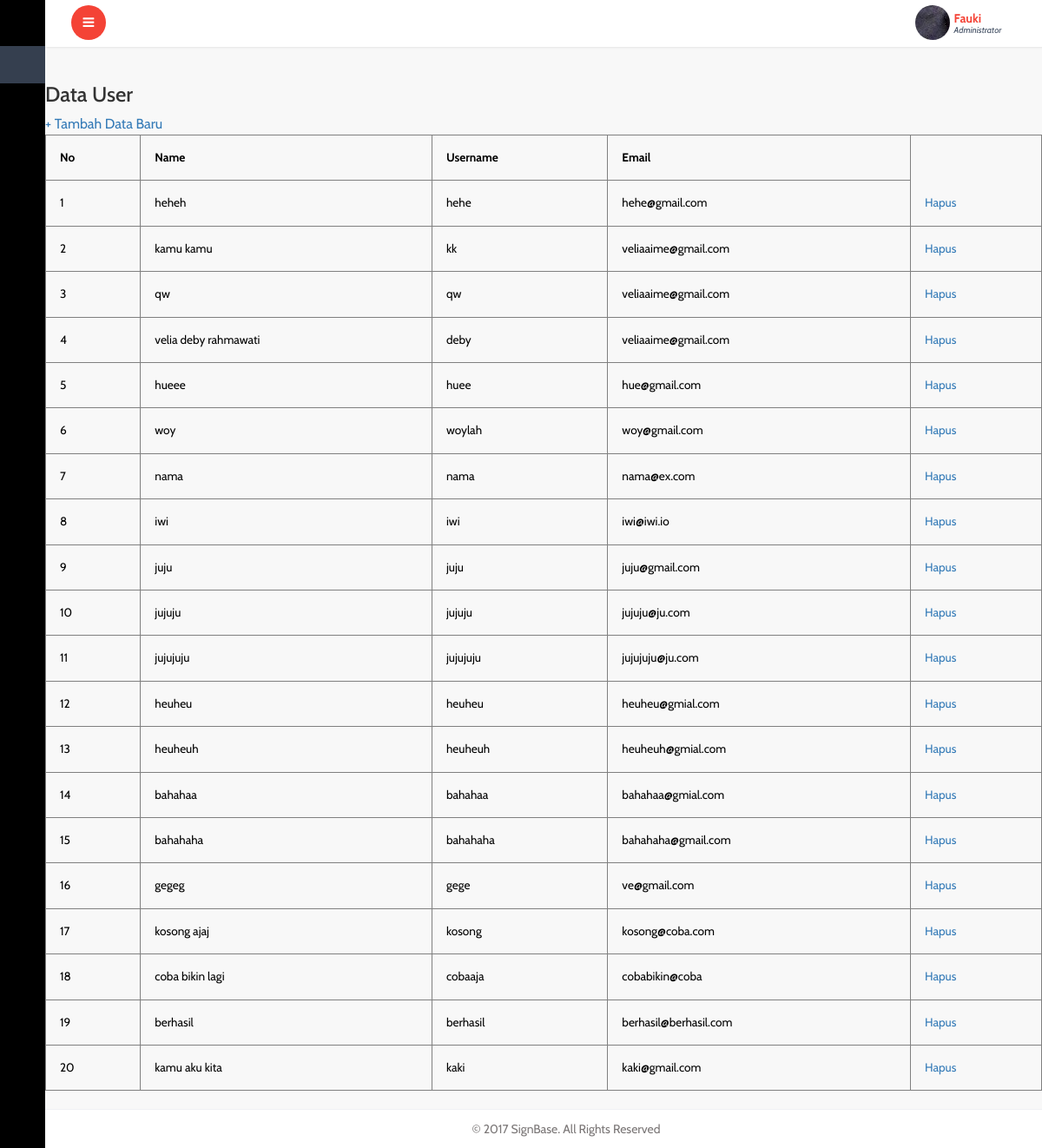
Page /admin/data-user.php on the committed database.
### tables this page shows
CREATE TABLE `user_table` (
  `id_user` int(9) NOT NULL,
  `username` varchar(30) NOT NULL,
  `password` varchar(30) NOT NULL,
  `email` varchar(30) NOT NULL,
  `name` varchar(50) NOT NULL
);

### admin/data-user.php (the view, shortened to what this page needs)
<!DOCTYPE HTML>
<html>
<head>
<link href="css/bootstrap.min.css" rel='stylesheet' type='text/css' />
<link href="css/style.css" rel='stylesheet' type='text/css' />
<link href="css/font-awesome.css" rel="stylesheet">
<link rel="stylesheet" href="css/icon-font.min.css" type='text/css' />
<link href="css/animate.css" rel="stylesheet" type="text/css" media="all">
</head>
 <body class="sticky-header left-side-collapsed"  onload="initMap()">
    <section>
		<div class="left-side sticky-left-side">
			<div class="logo-icon text-center">
				<a href="index.php"><i class="lnr lnr-home"></i> </a>
			</div>
			<div class="left-side-inner">
					<ul class="nav nav-pills nav-stacked custom-nav">
						<li class="active"><a href="index.php"><i class="lnr lnr-power-switch"></i><span>Dashboard</span></a></li>
						<li class="menu-list"><a href="#"><i class="lnr lnr-book"></i> <span>Datas</span></a>
						</li>
					</ul>
			</div>
		</div>
		<div class="main-content">
			<div class="header-section">
			<a class="toggle-btn  menu-collapsed"><i class="fa fa-bars"></i></a>
			<div class="menu-right">
				<div class="user-panel-top">
					<div class="profile_details">
						<ul>
							<li class="dropdown profile_details_drop">
								<a href="#" class="dropdown-toggle" data-toggle="dropdown" aria-expanded="false">
									<div class="profile_img">
										<span style="background:url(images/1.jpg) no-repeat center"> </span>
										 <div class="user-name">
											<p>Fauki<span>Administrator</span></p>
										 </div>
										 <div class="clearfix"></div>
									</div>
								</a>
							</li>
							<div class="clearfix"> </div>
						</ul>
					</div>
					<div class="clearfix"></div>
				</div>
			  </div>
			</div>
	<br/>
	<br/>
	<h3>Data User</h3>
	<a class="tombol" href="input-user.php">+ Tambah Data Baru</a>
	<table border="1" class="table">
		<tr>
			<th>No</th>
			<th>Name</th>
			<th>Username</th>
			<th>Email</th>
		</tr>
		<?php
		global $link;
		$query_mysql = mysqli_query($link, "SELECT * FROM user_table")or die(mysqli_error());
		$nomor = 1;
		while($data = mysqli_fetch_array($query_mysql)){
		?>
		<tr>
			<td><?php echo $nomor++; ?></td>
			<td><?php echo $data['name']; ?></td>
			<td><?php echo $data['username']; ?></td>
			<td><?php echo $data['email']; ?></td>
			<td>
				<a class="hapus" href="hapus-user.php?id=<?php echo $data['id_user']; ?>">Hapus</a>
			</td>
		</tr>
		<?php } ?>
	</table>
	<br>
	<br>
			<footer>
			   <p>&copy 2017 SignBase. All Rights Reserved</p>
			</footer>
   </section>
</body>
</html>

### rows in the picture
user_table: name "heheh", username "hehe", email "hehe@gmail.com"
user_table: name "kamu kamu", username "kk", email "veliaaime@gmail.com"
user_table: name "qw", username "qw", email "veliaaime@gmail.com"
user_table: name "velia deby rahmawati", username "deby", email "veliaaime@gmail.com"
user_table: name "hueee", username "huee", email "hue@gmail.com"
user_table: name "woy", username "woylah", email "woy@gmail.com"
user_table: name "nama", username "nama", email "nama@ex.com"
user_table: name "iwi", username "iwi", email "iwi@iwi.io"
user_table: name "juju", username "juju", email "juju@gmail.com"
user_table: name "jujuju", username "jujuju", email "jujuju@ju.com"
user_table: name "jujujuju", username "jujujuju", email "jujujuju@ju.com"
user_table: name "heuheu", username "heuheu", email "heuheu@gmial.com"
user_table: name "heuheuh", username "heuheuh", email "heuheuh@gmial.com"
user_table: name "bahahaa", username "bahahaa", email "bahahaa@gmial.com"
user_table: name "bahahaha", username "bahahaha", email "bahahaha@gmail.com"
user_table: name "gegeg", username "gege", email "ve@gmail.com"
user_table: name "kosong ajaj", username "kosong", email "kosong@coba.com"
user_table: name "coba bikin lagi", username "cobaaja", email "cobabikin@coba"
user_table: name "berhasil", username "berhasil", email "berhasil@berhasil.com"
user_table: name "kamu aku kita", username "kaki", email "kaki@gmail.com"
